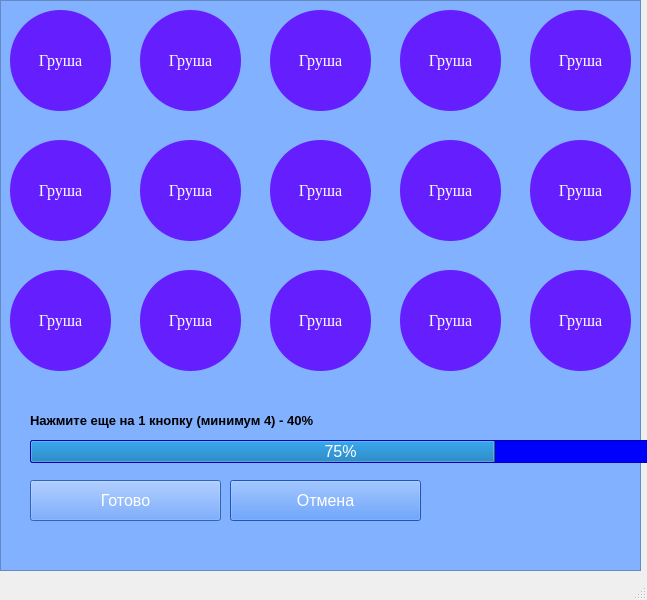
<?xml version="1.0" encoding="UTF-8"?>
<ui version="4.0">
 <class>MainWindow</class>
 <widget class="QMainWindow" name="MainWindow">
  <property name="enabled">
   <bool>true</bool>
  </property>
  <property name="geometry">
   <rect>
    <x>0</x>
    <y>0</y>
    <width>647</width>
    <height>600</height>
   </rect>
  </property>
  <property name="font">
   <font>
    <pointsize>12</pointsize>
   </font>
  </property>
  <property name="acceptDrops">
   <bool>false</bool>
  </property>
  <property name="windowTitle">
   <string>MainWindow</string>
  </property>
  <widget class="QWidget" name="centralwidget">
   <widget class="QProgressBar" name="progressBar">
    <property name="geometry">
     <rect>
      <x>30</x>
      <y>440</y>
      <width>621</width>
      <height>23</height>
     </rect>
    </property>
    <property name="styleSheet">
     <string notr="true">background: blue</string>
    </property>
    <property name="value">
     <number>75</number>
    </property>
   </widget>
   <widget class="QPushButton" name="ready">
    <property name="geometry">
     <rect>
      <x>30</x>
      <y>480</y>
      <width>191</width>
      <height>41</height>
     </rect>
    </property>
    <property name="styleSheet">
     <string notr="true">color: rgb(255, 255, 255);
background-color: rgb(68, 138, 255);
</string>
    </property>
    <property name="text">
     <string>Готово</string>
    </property>
   </widget>
   <widget class="QPushButton" name="cancel">
    <property name="geometry">
     <rect>
      <x>230</x>
      <y>480</y>
      <width>191</width>
      <height>41</height>
     </rect>
    </property>
    <property name="styleSheet">
     <string notr="true">color: rgb(255, 255, 255);
background-color: rgb(41, 121, 255);</string>
    </property>
    <property name="text">
     <string>Отмена</string>
    </property>
   </widget>
   <widget class="QLabel" name="label_3">
    <property name="geometry">
     <rect>
      <x>30</x>
      <y>410</y>
      <width>341</width>
      <height>21</height>
     </rect>
    </property>
    <property name="font">
     <font>
      <pointsize>10</pointsize>
      <weight>75</weight>
      <bold>true</bold>
     </font>
    </property>
    <property name="text">
     <string>Нажмите еще на 1 кнопку (минимум 4) - 40%</string>
    </property>
   </widget>
   <widget class="QPushButton" name="pushButton_14">
    <property name="geometry">
     <rect>
      <x>10</x>
      <y>10</y>
      <width>101</width>
      <height>101</height>
     </rect>
    </property>
    <property name="font">
     <font>
      <family>Times New Roman</family>
      <pointsize>12</pointsize>
      <weight>50</weight>
      <italic>false</italic>
      <bold>false</bold>
     </font>
    </property>
    <property name="cursor">
     <cursorShape>OpenHandCursor</cursorShape>
    </property>
    <property name="tabletTracking">
     <bool>false</bool>
    </property>
    <property name="styleSheet">
     <string notr="true">background-color: rgb(101, 31, 255);
color: rgb(255, 255, 255);
font: 12pt &quot;Times New Roman&quot;;
border-radius: 50px 50px;
box-shadow: inset 5px 5px;
</string>
    </property>
    <property name="text">
     <string>Груша</string>
    </property>
   </widget>
   <widget class="QPushButton" name="pushButton_15">
    <property name="geometry">
     <rect>
      <x>140</x>
      <y>10</y>
      <width>101</width>
      <height>101</height>
     </rect>
    </property>
    <property name="font">
     <font>
      <family>Times New Roman</family>
      <pointsize>12</pointsize>
      <weight>50</weight>
      <italic>false</italic>
      <bold>false</bold>
     </font>
    </property>
    <property name="cursor">
     <cursorShape>OpenHandCursor</cursorShape>
    </property>
    <property name="tabletTracking">
     <bool>false</bool>
    </property>
    <property name="styleSheet">
     <string notr="true">background-color: rgb(101, 31, 255);
color: rgb(255, 255, 255);
font: 12pt &quot;Times New Roman&quot;;
border-radius: 50px 50px;</string>
    </property>
    <property name="text">
     <string>Груша</string>
    </property>
   </widget>
   <widget class="QPushButton" name="pushButton_16">
    <property name="geometry">
     <rect>
      <x>400</x>
      <y>10</y>
      <width>101</width>
      <height>101</height>
     </rect>
    </property>
    <property name="font">
     <font>
      <family>Times New Roman</family>
      <pointsize>12</pointsize>
      <weight>50</weight>
      <italic>false</italic>
      <bold>false</bold>
     </font>
    </property>
    <property name="cursor">
     <cursorShape>OpenHandCursor</cursorShape>
    </property>
    <property name="tabletTracking">
     <bool>false</bool>
    </property>
    <property name="styleSheet">
     <string notr="true">background-color: rgb(101, 31, 255);
color: rgb(255, 255, 255);
font: 12pt &quot;Times New Roman&quot;;
border-radius: 50px 50px;</string>
    </property>
    <property name="text">
     <string>Груша</string>
    </property>
   </widget>
   <widget class="QPushButton" name="pushButton_17">
    <property name="geometry">
     <rect>
      <x>270</x>
      <y>10</y>
      <width>101</width>
      <height>101</height>
     </rect>
    </property>
    <property name="font">
     <font>
      <family>Times New Roman</family>
      <pointsize>12</pointsize>
      <weight>50</weight>
      <italic>false</italic>
      <bold>false</bold>
     </font>
    </property>
    <property name="cursor">
     <cursorShape>OpenHandCursor</cursorShape>
    </property>
    <property name="tabletTracking">
     <bool>false</bool>
    </property>
    <property name="styleSheet">
     <string notr="true">background-color: rgb(101, 31, 255);
color: rgb(255, 255, 255);
font: 12pt &quot;Times New Roman&quot;;
border-radius: 50px 50px;</string>
    </property>
    <property name="text">
     <string>Груша</string>
    </property>
   </widget>
   <widget class="QPushButton" name="pushButton_18">
    <property name="geometry">
     <rect>
      <x>140</x>
      <y>140</y>
      <width>101</width>
      <height>101</height>
     </rect>
    </property>
    <property name="font">
     <font>
      <family>Times New Roman</family>
      <pointsize>12</pointsize>
      <weight>50</weight>
      <italic>false</italic>
      <bold>false</bold>
     </font>
    </property>
    <property name="cursor">
     <cursorShape>OpenHandCursor</cursorShape>
    </property>
    <property name="tabletTracking">
     <bool>false</bool>
    </property>
    <property name="styleSheet">
     <string notr="true">background-color: rgb(101, 31, 255);
color: rgb(255, 255, 255);
font: 12pt &quot;Times New Roman&quot;;
border-radius: 50px 50px;</string>
    </property>
    <property name="text">
     <string>Груша</string>
    </property>
   </widget>
   <widget class="QPushButton" name="pushButton_19">
    <property name="geometry">
     <rect>
      <x>10</x>
      <y>140</y>
      <width>101</width>
      <height>101</height>
     </rect>
    </property>
    <property name="font">
     <font>
      <family>Times New Roman</family>
      <pointsize>12</pointsize>
      <weight>50</weight>
      <italic>false</italic>
      <bold>false</bold>
     </font>
    </property>
    <property name="cursor">
     <cursorShape>OpenHandCursor</cursorShape>
    </property>
    <property name="tabletTracking">
     <bool>false</bool>
    </property>
    <property name="styleSheet">
     <string notr="true">background-color: rgb(101, 31, 255);
color: rgb(255, 255, 255);
font: 12pt &quot;Times New Roman&quot;;
border-radius: 50px 50px;</string>
    </property>
    <property name="text">
     <string>Груша</string>
    </property>
   </widget>
   <widget class="QPushButton" name="pushButton_20">
    <property name="geometry">
     <rect>
      <x>400</x>
      <y>140</y>
      <width>101</width>
      <height>101</height>
     </rect>
    </property>
    <property name="font">
     <font>
      <family>Times New Roman</family>
      <pointsize>12</pointsize>
      <weight>50</weight>
      <italic>false</italic>
      <bold>false</bold>
     </font>
    </property>
    <property name="cursor">
     <cursorShape>OpenHandCursor</cursorShape>
    </property>
    <property name="tabletTracking">
     <bool>false</bool>
    </property>
    <property name="styleSheet">
     <string notr="true">background-color: rgb(101, 31, 255);
color: rgb(255, 255, 255);
font: 12pt &quot;Times New Roman&quot;;
border-radius: 50px 50px;</string>
    </property>
    <property name="text">
     <string>Груша</string>
    </property>
   </widget>
   <widget class="QPushButton" name="pushButton_21">
    <property name="geometry">
     <rect>
      <x>270</x>
      <y>140</y>
      <width>101</width>
      <height>101</height>
     </rect>
    </property>
    <property name="font">
     <font>
      <family>Times New Roman</family>
      <pointsize>12</pointsize>
      <weight>50</weight>
      <italic>false</italic>
      <bold>false</bold>
     </font>
    </property>
    <property name="cursor">
     <cursorShape>OpenHandCursor</cursorShape>
    </property>
    <property name="tabletTracking">
     <bool>false</bool>
    </property>
    <property name="styleSheet">
     <string notr="true">background-color: rgb(101, 31, 255);
color: rgb(255, 255, 255);
font: 12pt &quot;Times New Roman&quot;;
border-radius: 50px 50px;</string>
    </property>
    <property name="text">
     <string>Груша</string>
    </property>
   </widget>
   <widget class="QPushButton" name="pushButton_22">
    <property name="geometry">
     <rect>
      <x>400</x>
      <y>270</y>
      <width>101</width>
      <height>101</height>
     </rect>
    </property>
    <property name="font">
     <font>
      <family>Times New Roman</family>
      <pointsize>12</pointsize>
      <weight>50</weight>
      <italic>false</italic>
      <bold>false</bold>
     </font>
    </property>
    <property name="cursor">
     <cursorShape>OpenHandCursor</cursorShape>
    </property>
    <property name="tabletTracking">
     <bool>false</bool>
    </property>
    <property name="styleSheet">
     <string notr="true">background-color: rgb(101, 31, 255);
color: rgb(255, 255, 255);
font: 12pt &quot;Times New Roman&quot;;
border-radius: 50px 50px;</string>
    </property>
    <property name="text">
     <string>Груша</string>
    </property>
   </widget>
   <widget class="QPushButton" name="pushButton_23">
    <property name="geometry">
     <rect>
      <x>140</x>
      <y>270</y>
      <width>101</width>
      <height>101</height>
     </rect>
    </property>
    <property name="font">
     <font>
      <family>Times New Roman</family>
      <pointsize>12</pointsize>
      <weight>50</weight>
      <italic>false</italic>
      <bold>false</bold>
     </font>
    </property>
    <property name="cursor">
     <cursorShape>OpenHandCursor</cursorShape>
    </property>
    <property name="tabletTracking">
     <bool>false</bool>
    </property>
    <property name="styleSheet">
     <string notr="true">background-color: rgb(101, 31, 255);
color: rgb(255, 255, 255);
font: 12pt &quot;Times New Roman&quot;;
border-radius: 50px 50px;</string>
    </property>
    <property name="text">
     <string>Груша</string>
    </property>
   </widget>
   <widget class="QPushButton" name="pushButton_24">
    <property name="geometry">
     <rect>
      <x>270</x>
      <y>270</y>
      <width>101</width>
      <height>101</height>
     </rect>
    </property>
    <property name="font">
     <font>
      <family>Times New Roman</family>
      <pointsize>12</pointsize>
      <weight>50</weight>
      <italic>false</italic>
      <bold>false</bold>
     </font>
    </property>
    <property name="cursor">
     <cursorShape>OpenHandCursor</cursorShape>
    </property>
    <property name="tabletTracking">
     <bool>false</bool>
    </property>
    <property name="styleSheet">
     <string notr="true">background-color: rgb(101, 31, 255);
color: rgb(255, 255, 255);
font: 12pt &quot;Times New Roman&quot;;
border-radius: 50px 50px;</string>
    </property>
    <property name="text">
     <string>Груша</string>
    </property>
   </widget>
   <widget class="QPushButton" name="pushButton_25">
    <property name="geometry">
     <rect>
      <x>10</x>
      <y>270</y>
      <width>101</width>
      <height>101</height>
     </rect>
    </property>
    <property name="font">
     <font>
      <family>Times New Roman</family>
      <pointsize>12</pointsize>
      <weight>50</weight>
      <italic>false</italic>
      <bold>false</bold>
     </font>
    </property>
    <property name="cursor">
     <cursorShape>OpenHandCursor</cursorShape>
    </property>
    <property name="tabletTracking">
     <bool>false</bool>
    </property>
    <property name="styleSheet">
     <string notr="true">background-color: rgb(101, 31, 255);
color: rgb(255, 255, 255);
font: 12pt &quot;Times New Roman&quot;;
border-radius: 50px 50px;</string>
    </property>
    <property name="text">
     <string>Груша</string>
    </property>
   </widget>
   <widget class="QPushButton" name="pushButton_26">
    <property name="geometry">
     <rect>
      <x>530</x>
      <y>10</y>
      <width>101</width>
      <height>101</height>
     </rect>
    </property>
    <property name="font">
     <font>
      <family>Times New Roman</family>
      <pointsize>12</pointsize>
      <weight>50</weight>
      <italic>false</italic>
      <bold>false</bold>
     </font>
    </property>
    <property name="cursor">
     <cursorShape>OpenHandCursor</cursorShape>
    </property>
    <property name="tabletTracking">
     <bool>false</bool>
    </property>
    <property name="styleSheet">
     <string notr="true">background-color: rgb(101, 31, 255);
color: rgb(255, 255, 255);
font: 12pt &quot;Times New Roman&quot;;
border-radius: 50px 50px;</string>
    </property>
    <property name="text">
     <string>Груша</string>
    </property>
   </widget>
   <widget class="QPushButton" name="pushButton_27">
    <property name="geometry">
     <rect>
      <x>530</x>
      <y>140</y>
      <width>101</width>
      <height>101</height>
     </rect>
    </property>
    <property name="font">
     <font>
      <family>Times New Roman</family>
      <pointsize>12</pointsize>
      <weight>50</weight>
      <italic>false</italic>
      <bold>false</bold>
     </font>
    </property>
    <property name="cursor">
     <cursorShape>OpenHandCursor</cursorShape>
    </property>
    <property name="tabletTracking">
     <bool>false</bool>
    </property>
    <property name="styleSheet">
     <string notr="true">background-color: rgb(101, 31, 255);
color: rgb(255, 255, 255);
font: 12pt &quot;Times New Roman&quot;;
border-radius: 50px 50px;</string>
    </property>
    <property name="text">
     <string>Груша</string>
    </property>
   </widget>
   <widget class="QPushButton" name="pushButton_28">
    <property name="geometry">
     <rect>
      <x>530</x>
      <y>270</y>
      <width>101</width>
      <height>101</height>
     </rect>
    </property>
    <property name="font">
     <font>
      <family>Times New Roman</family>
      <pointsize>12</pointsize>
      <weight>50</weight>
      <italic>false</italic>
      <bold>false</bold>
     </font>
    </property>
    <property name="cursor">
     <cursorShape>OpenHandCursor</cursorShape>
    </property>
    <property name="tabletTracking">
     <bool>false</bool>
    </property>
    <property name="styleSheet">
     <string notr="true">background-color: rgb(101, 31, 255);
color: rgb(255, 255, 255);
font: 12pt &quot;Times New Roman&quot;;
border-radius: 50px 50px;</string>
    </property>
    <property name="text">
     <string>Груша</string>
    </property>
   </widget>
   <widget class="QFrame" name="frame">
    <property name="enabled">
     <bool>false</bool>
    </property>
    <property name="geometry">
     <rect>
      <x>0</x>
      <y>0</y>
      <width>641</width>
      <height>571</height>
     </rect>
    </property>
    <property name="visible">
     <bool>true</bool>
    </property>
    <property name="styleSheet">
     <string notr="true">background-color: rgb(130, 177, 255);</string>
    </property>
    <property name="frameShape">
     <enum>QFrame::StyledPanel</enum>
    </property>
    <property name="frameShadow">
     <enum>QFrame::Raised</enum>
    </property>
    <property name="Geometry" stdset="0">
     <rect>
      <x>0</x>
      <y>0</y>
      <width>651</width>
      <height>621</height>
     </rect>
    </property>
   </widget>
   <zorder>frame</zorder>
   <zorder>progressBar</zorder>
   <zorder>ready</zorder>
   <zorder>cancel</zorder>
   <zorder>label_3</zorder>
   <zorder>pushButton_14</zorder>
   <zorder>pushButton_15</zorder>
   <zorder>pushButton_16</zorder>
   <zorder>pushButton_17</zorder>
   <zorder>pushButton_18</zorder>
   <zorder>pushButton_19</zorder>
   <zorder>pushButton_20</zorder>
   <zorder>pushButton_21</zorder>
   <zorder>pushButton_22</zorder>
   <zorder>pushButton_23</zorder>
   <zorder>pushButton_24</zorder>
   <zorder>pushButton_25</zorder>
   <zorder>pushButton_26</zorder>
   <zorder>pushButton_27</zorder>
   <zorder>pushButton_28</zorder>
  </widget>
  <widget class="QMenuBar" name="menubar">
   <property name="geometry">
    <rect>
     <x>0</x>
     <y>0</y>
     <width>647</width>
     <height>21</height>
    </rect>
   </property>
  </widget>
  <widget class="QStatusBar" name="statusbar"/>
 </widget>
 <resources/>
 <connections/>
</ui>
